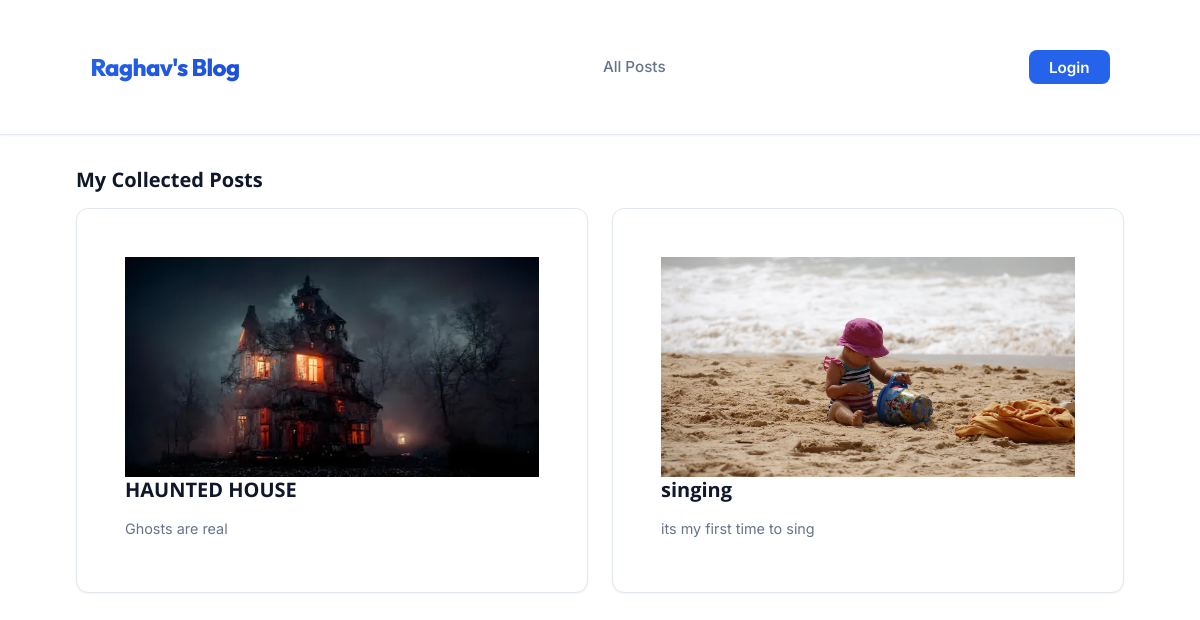
The app's page /blog/posts with its own data.
### blog/models.py (models this page shows, shortened)
class Post(models.Model):
    title=models.CharField(max_length=150)
    excerpt=models.CharField(max_length=200)
    image=models.ImageField(upload_to="posts",null=True)
    date=models.DateField(auto_now=True)
    slug= models.SlugField(unique=True,db_index=True)
    content=models.TextField(MinLengthValidator(10))
    author=models.ForeignKey(Author,on_delete=models.SET_NULL,related_name="posts",null=True)
    tags=models.ManyToManyField(Tag)
    def is_recent(self):
        return self.date >= date.today() - timedelta(days=1)

### blog/views.py (the view)
# urls.py: path("posts",views.AllPostView.as_view(),name='posts-page'),
class AllPostView(ListView):
    template_name="blog/all-posts.html"
    model=Post
    ordering=["-date"]
    context_object_name="all_posts"
    def get_queryset(self):
        queryset = super().get_queryset()
        username = self.request.GET.get("user")
        if username:
            queryset = queryset.filter(author__user__username=username)
        return queryset

### blog/templates/blog/all-posts.html (shortened to what this page needs)
{% extends "base.html" %}
{% load static %}
{% block css_files %}
<link rel="stylesheet" href="{% static 'blog/post.css' %}">
<link rel="stylesheet" href="{% static 'blog/all-posts.css' %}?v=2">
{% endblock %}
{% block content %}
<section id='all-posts' class="container">
    <h2>My Collected Posts</h2>
    <ul class="post-list">
        {% for post in all_posts %}
        {% include "blog/includes/post-preview.html" %}
        {% endfor %}
    </ul>
</section>
{% endblock %}

### blog/templates/blog/includes/post-preview.html (shortened to what this page needs)
{% load static %}
<li>
    <article class="post">
      <a href="{% url 'post-detail-page' post.slug %}">
    <img src="{{ post.image.url }}" alt="{{ post.title }}">
    <div class='post__content'>
    <h3>
      {{ post.title }}
    </h3>
    <p>
        {{ post.excerpt }}
    </p>
</div>
  </a>
</article>
</li>

### blog/static/blog/global.css (style rules this page uses)
:root { --color-primary: #2563eb; --color-primary-dark: #1d4ed8; --color-secondary: #64748b; --color-bg: #f8fafc; --color-surface: #ffffff; --color-text: #0f172a; --color-text-muted: #64748b; --color-border: #e2e8f0; --color-success: #10b981; --color-danger: #ef4444; --font-main: 'Inter', 'Roboto', 'Segoe UI', sans-serif; --font-heading: 'Outfit', 'Inter', sans-serif; --spacing-xs: 0.25rem; --spacing-sm: 0.5rem; --spacing-md: 1rem; --spacing-lg: 1.5rem; --spacing-xl: 2rem; --spacing-xxl: 3rem; --shadow-sm: 0 1px 2px 0 rgb(0 0 0 / 0.05); --shadow-md: 0 4px 6px -1px rgb(0 0 0 / 0.1), 0 2px 4px -2px rgb(0 0 0 / 0.1); --shadow-lg: 0 10px 15px -3px rgb(0 0 0 / 0.1), 0 4px 6px -4px rgb(0 0 0 / 0.1); --radius-md: 0.5rem; --radius-lg: 0.75rem; --radius-full: 9999px; --transition-fast: 0.2s ease; --transition-normal: 0.3s ease; }
*, *::before, *::after { box-sizing: border-box; }
body { margin: 0; padding: 0; font-family: var(--font-main); background-color: var(--color-bg); color: var(--color-text); line-height: 1.6; -webkit-font-smoothing: antialiased; }
h1, h2, h3, h4, h5, h6 { font-family: var(--font-heading); color: var(--color-text); margin-top: 0; font-weight: 700; line-height: 1.25; }
a { color: var(--color-primary); text-decoration: none; transition: color var(--transition-fast); }
img { max-width: 100%; height: auto; display: block; }
.container { width: 100%; max-width: 1200px; margin: 0 auto; padding: 0 var(--spacing-md); }

### static/app.css (style rules this page uses)
* { box-sizing: border-box; }
html { font-family: 'Open Sans', sans-serif; }
body { margin: 0; min-height: 100vh; background-color: #ffffff; color: #333; line-height: 1.6; }
h1, h2, h3, h4, h5, h6 { font-family: 'Open Sans', sans-serif; font-weight: 700; color: #2c3e50; margin-top: 0; }
.container { width: 90%; max-width: 1200px; margin: 2rem auto; }

### blog/static/blog/post.css (style rules this page uses)
.post { background: var(--color-surface); margin-bottom: var(--spacing-md); border-radius: var(--radius-lg); box-shadow: var(--shadow-sm); border: 1px solid var(--color-border); transition: transform var(--transition-fast), box-shadow var(--transition-fast); }
.post a { text-decoration: none; color: var(--color-text); display: block; padding: var(--spacing-lg); }

### blog/static/blog/all-posts.css (style rules this page uses)
#all-posts { margin-top: var(--spacing-xl); }
#all-posts .post-list { display: grid; grid-template-columns: repeat(auto-fit, minmax(300px, 1fr)); gap: var(--spacing-lg); padding: 0; list-style: none; }
#all-posts li { width: 100%; }
#all-posts a { text-decoration: none; color: inherit; display: flex; flex-direction: column; height: 100%; }
#all-posts img { width: 100%; height: 220px; object-fit: cover; }
#all-posts article { padding: var(--spacing-lg); display: flex; flex-direction: column; flex-grow: 1; }
#all-posts h2, #all-posts h3 { font-size: 1.25rem; margin: 0 0 var(--spacing-sm) 0; color: var(--color-text); }
#all-posts p, #all-posts address, #all-posts time { color: var(--color-secondary); font-size: 0.9rem; margin-bottom: var(--spacing-xs); font-style: normal; }

### records on screen
Post: image (picture), title "HAUNTED HOUSE", excerpt "Ghosts are real"
Post: image (picture), title "singing", excerpt "its my first time to sing"
